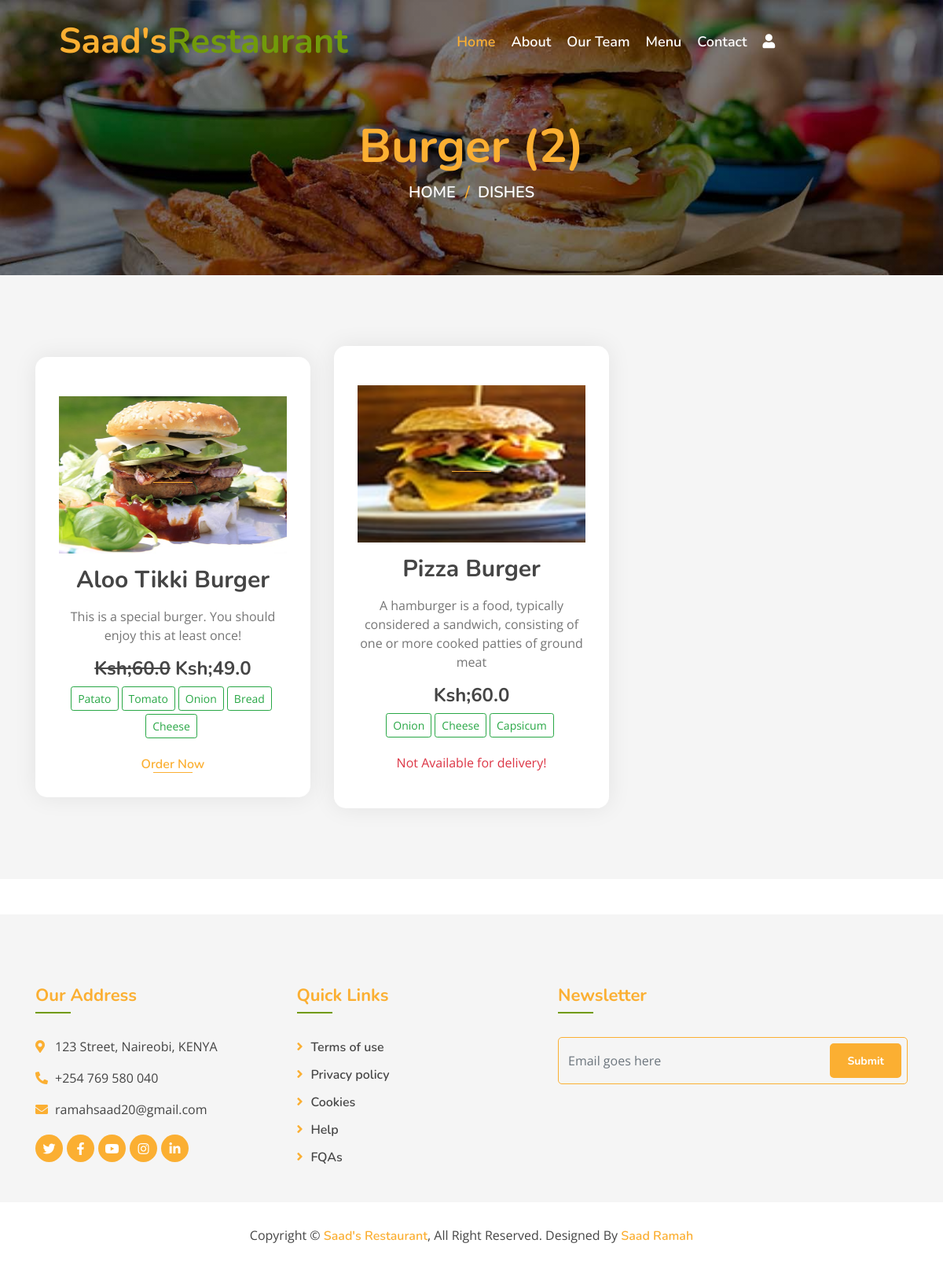
/dishes/?q=1, run on the app's committed database.
### myapp/models.py (models this page shows, shortened)
class Category(models.Model):
    name = models.CharField(max_length=100, unique=True)
    image = models.ImageField(upload_to="categories/%Y/%m/%d")
    icon = models.CharField(max_length=50, blank=True)
    description = models.TextField()
    added_on = models.DateTimeField(auto_now_add=True)
    updated_on = models.DateTimeField(auto_now=True)

class Dish(models.Model):
    name = models.CharField(max_length=200, unique=True)
    image = models.ImageField(upload_to='dishes/%Y/%m/%d')
    ingredients = models.TextField()
    details = models.TextField(blank=True)
    category = models.ForeignKey(Category, on_delete=models.CASCADE)
    price = models.FloatField()
    discounted_price = models.FloatField(blank=True)
    is_available = models.BooleanField(default=True)
    added_on = models.DateTimeField(auto_now_add=True)
    updated_on = models.DateTimeField(auto_now=True)
    class Meta:
        verbose_name_plural ="Dish Table"

### myapp/views.py (the view)
# urls.py: path('dishes/',views.all_dishes,name="all_dishes"),
def all_dishes(request):
    context={}
    dishes = Dish.objects.all()
    if "q" in request.GET:
        id = request.GET.get("q")
        dishes = Dish.objects.filter(category__id=id)
        context['dish_category'] = Category.objects.get(id=id).name
    context['dishes'] = dishes
    return render(request,'all_dishes.html', context)

### template/all_dishes.html (shortened to what this page needs)
{% extends "base.html" %}
{% block content %}
    <div class="page-header mb-0">
        <div class="container">
            <div class="row">
                <div class="col-12">
                    <h2>{% if dish_category %} {{dish_category}} {% else %}Dishes {% endif %}({{dishes|length}})</h2>
                </div>
                <div class="col-12">
                    <a href="/">Home</a>
                    <a href="/dishes">Dishes</a>
                </div>
            </div>
        </div>
    </div>
    <div class="food mt-0">
        <div class="container">
            <div class="row align-items-center">
                {% for i in dishes %}
                    <div class="col-md-4">
                        {% if i.is_available %}
                            <div class="food-item">
                        {% else %}
                            <div class="food-item" style="background-color: lightgray;">
                        {% endif %}
                                <a href="/media/{{i.image}}" target="_blank"><img src="/media/{{i.image}}" style="height: 200px;width: 100%;"></a>
                                <h2 class="my-3">{{i.name}}</h2>
                                <p>
                                    {{i.details}}
                                </p>
                                <h4 class="menu-text" style="font-weight: normal;">
                                    {% if i.price != i.discounted_price %}
                                        <strong><del>Ksh;{{i.price}}</del></strong>
                                    {% endif %}
                                    <strong>Ksh;{{i.discounted_price}}</strong>
                                </h4>
                                <p>
                                </p>
                                {% if i.price != i.discounted_price %}
                                    <a href="{% url 'dish' id=i.id %}">Order Now</a>
                                {% else %}
                                    <p class="text-danger">Not Available for delivery!</p>
                                {% endif %}
                            </div>
                    </div>
                {% endfor %}
            </div>
        </div>
    </div>
{% endblock %}

### static/css/style.css (style rules this page uses)
body { color: #757575; background: #ffffff; font-family: 'open sans', sans-serif; }
h1, h2, h3, h4, h5, h6 { color: #454545; font-family: 'Nunito', sans-serif; }
a { font-family: 'Nunito', sans-serif; font-weight: 600; color: #fbaf32; transition: .3s; }
.page-header { position: relative; margin-bottom: 45px; padding: 150px 0 90px 0; text-align: center; background: linear-gradient(rgba(0, 0, 0, .5), rgba(0, 0, 0, .5)), url(../img/page-header.jpg); background-position: center; background-repeat: no-repeat; background-size: cover; }
.page-header h2 { position: relative; color: #fbaf32; font-size: 60px; font-weight: 700; }
.page-header a { position: relative; padding: 0 12px; font-size: 20px; text-transform: uppercase; color: #ffffff; }
.page-header a::after { position: absolute; content: "/"; width: 8px; height: 8px; top: -1px; right: -7px; text-align: center; color: #fbaf32; }
.page-header a:last-child::after { display: none; }
.food { position: relative; width: 100%; padding: 90px 0 60px 0; margin: 45px 0; background: rgba(0, 0, 0, .04); }
.food .food-item { position: relative; width: 100%; margin-bottom: 30px; padding: 50px 30px 30px; text-align: center; background: #ffffff; border-radius: 15px; box-shadow: 0 0 30px rgba(0, 0, 0, .08); transition: .3s; }
.food .food-item h2 { font-size: 30px; font-weight: 700; }
.food .food-item a { position: relative; font-size: 16px; }
.food .food-item a::after { position: absolute; content: ""; width: 50px; height: 1px; bottom: 0; left: calc(50% - 25px); background: #fbaf32; transition: .3s; }

### data on the page
Category: name "Burger"
Dish: image (picture), name "Aloo Tikki Burger", details "This is a special burger. You should enjoy this at least once!", price "60.0", discounted_price "49.0", shows "Order Now"
Dish: image (picture), name "Pizza Burger", details "A hamburger is a food, typically considered a sandwich, consisting of one or more cooked patties of ground meat", discounted_price "60.0", price "Not Available for delivery!"

### other printed values
{{ dishes|length }} "2"
